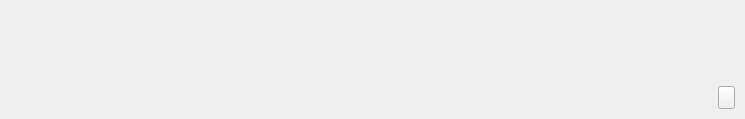
<?xml version="1.0" encoding="UTF-8"?>
<ui version="4.0">
 <class>ViMainCorrectionWidget</class>
 <widget class="QWidget" name="ViMainCorrectionWidget">
  <property name="geometry">
   <rect>
    <x>0</x>
    <y>0</y>
    <width>745</width>
    <height>119</height>
   </rect>
  </property>
  <property name="maximumSize">
   <size>
    <width>16777215</width>
    <height>16777215</height>
   </size>
  </property>
  <property name="windowTitle">
   <string>Form</string>
  </property>
  <layout class="QGridLayout" name="gridLayout">
   <property name="leftMargin">
    <number>10</number>
   </property>
   <property name="topMargin">
    <number>10</number>
   </property>
   <property name="rightMargin">
    <number>10</number>
   </property>
   <property name="bottomMargin">
    <number>10</number>
   </property>
   <item row="2" column="1" colspan="2">
    <widget class="ViButton" name="button">
     <property name="minimumSize">
      <size>
       <width>10</width>
       <height>10</height>
      </size>
     </property>
    </widget>
   </item>
   <item row="2" column="0">
    <spacer name="horizontalSpacer">
     <property name="orientation">
      <enum>Qt::Horizontal</enum>
     </property>
     <property name="sizeHint" stdset="0">
      <size>
       <width>706</width>
       <height>17</height>
      </size>
     </property>
    </spacer>
   </item>
   <item row="0" column="0" colspan="3">
    <widget class="ViProjectLoader" name="projectLoader" native="true">
     <property name="minimumSize">
      <size>
       <width>0</width>
       <height>0</height>
      </size>
     </property>
    </widget>
   </item>
   <item row="1" column="0" colspan="3">
    <widget class="ViCorrectionWidget" name="correctionWidget" native="true">
     <property name="minimumSize">
      <size>
       <width>0</width>
       <height>0</height>
      </size>
     </property>
    </widget>
   </item>
  </layout>
 </widget>
 <customwidgets>
  <customwidget>
   <class>ViButton</class>
   <extends>QToolButton</extends>
   <header>vibutton.h</header>
   <container>1</container>
  </customwidget>
  <customwidget>
   <class>ViProjectLoader</class>
   <extends>QWidget</extends>
   <header>viprojectloader.h</header>
   <container>1</container>
  </customwidget>
  <customwidget>
   <class>ViCorrectionWidget</class>
   <extends>QWidget</extends>
   <header>vicorrectionwidget.h</header>
   <container>1</container>
  </customwidget>
 </customwidgets>
 <resources/>
 <connections/>
</ui>
